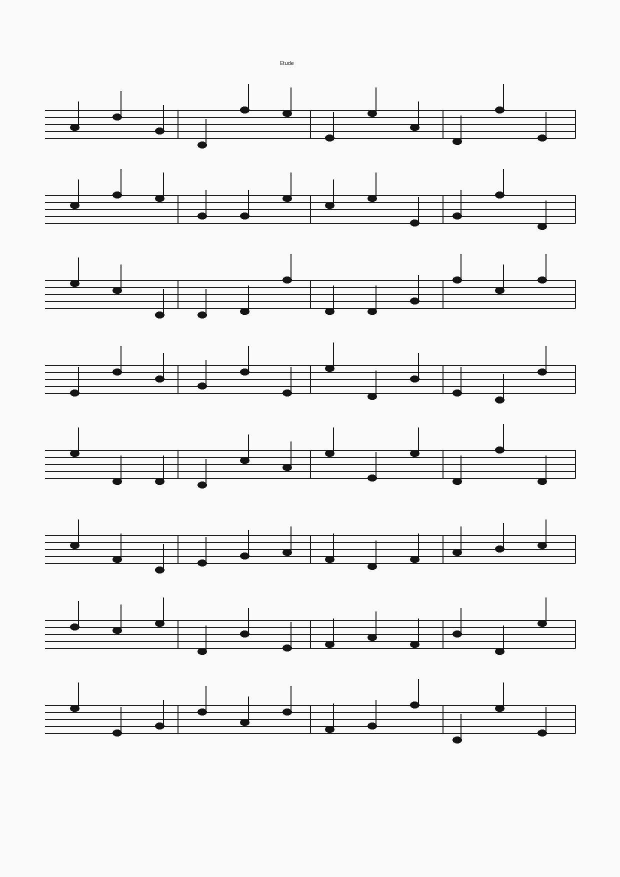
#> input picture web/test/fixtures/page.jpg, 1240 x 1754 px (shown at 1/2 size)
$ python check_clahe.py ../../web/test/fixtures/page.jpg
#> lines starting #> are read from the running program, lines starting #| are printed output that depends on the picture
"""Check vendor/homr/clahe.py against the installed OpenCV's CLAHE.

Run it with an OpenCV 4.14 environment (the version that produced the
reference): every case must match bit for bit. With older OpenCV builds a small
number of x.5-tie pixels is expected to differ, which is why the patch exists.

    python tools/homr/check_clahe.py [image]
"""

import os
import sys

import cv2
import numpy as np

sys.path.insert(0, os.path.join(os.path.dirname(__file__), "..", "..", "vendor"))
from homr.clahe import apply_clahe_gray  # noqa: E402


def main() -> int:
    rng = np.random.default_rng(0)
    cases = []
    if len(sys.argv) > 1:
        page = cv2.cvtColor(cv2.imread(sys.argv[1]), cv2.COLOR_BGR2GRAY)
#> page: shape (1754, 1240); min 0, max 255, mean 238.3
        cases.append(("image", page, 1.0))
    else:
        page = cv2.GaussianBlur(rng.integers(0, 256, (1440, 1920), dtype=np.uint8), (0, 0), 3)
    for i in range(120):
        h, w = int(rng.integers(16, 1700)), int(rng.integers(16, 2100))
        kind = i % 3
        if kind == 0:
            image = rng.integers(0, 256, (h, w), dtype=np.uint8)
        elif kind == 1:
            image = cv2.GaussianBlur(rng.integers(0, 256, (h, w), dtype=np.uint8), (0, 0), 5)
        else:
            image = cv2.resize(page, (w, h))
        cases.append((f"{kind}:{h}x{w}", image, [1.0, 2.0, 40.0, 0.5][i % 4]))
#> this loop made 120 passes
#> pass 3, in main, `image = cv2.resize(page, (w, h))`:
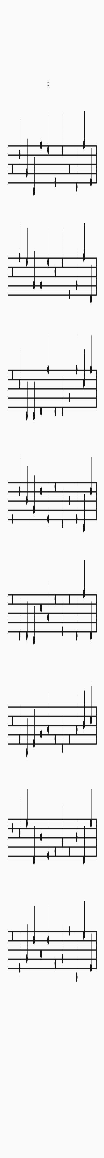
#> image: shape (1158, 104); min 1, max 255, mean 237.7
#> after the loop, cases = 121 items
    failing = 0
    for name, image, clip in cases:
        expected = cv2.createCLAHE(clipLimit=clip, tileGridSize=(8, 8)).apply(image)
        differing = int((apply_clahe_gray(image, clip) != expected).sum())
        if differing:
            failing += 1
            print("MISMATCH", name, clip, differing)
#> this loop made 1 pass
#> (name, clip) on pass 1: ('image', 1)
#> after the loop, failing = 0
    print(f"OpenCV {cv2.__version__}: {len(cases)} cases, {failing} mismatching")
    return 1 if failing else 0


if __name__ == "__main__":
    sys.exit(main())
#> (the call stopped at in main, `differing = int((apply_clahe_gray(image, clip) != expected).sum())`: homr is not available in this run)
